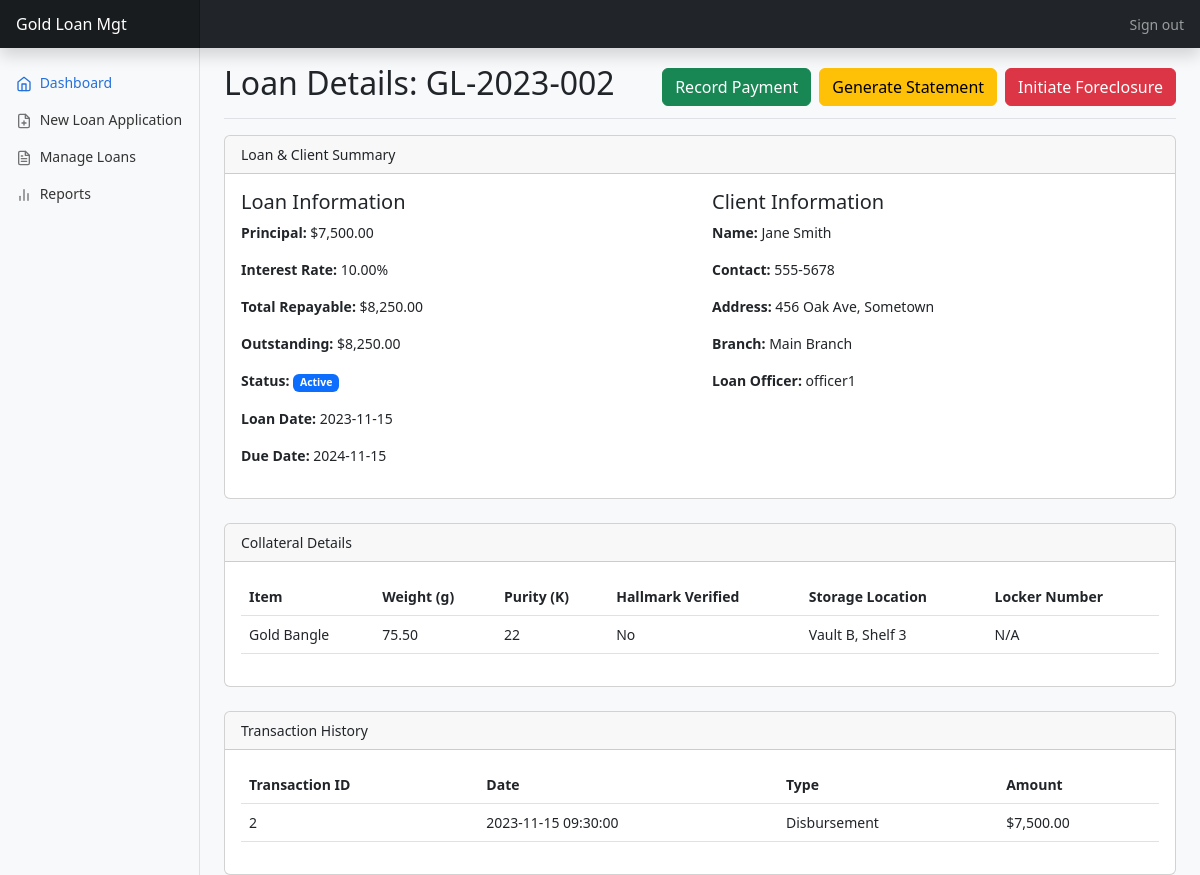
The page /loan_details.php?id=2 (signed in) on the database its author committed.
### tables this page shows
CREATE TABLE `invoices` (
  `id` int(11) NOT NULL,
  `loan_number` varchar(50) NOT NULL,
  `client_id` int(11) DEFAULT NULL,
  `loan_date` date NOT NULL,
  `due_date` date NOT NULL,
  `principal_amount` decimal(10,2) NOT NULL,
  `interest_rate` decimal(5,2) NOT NULL,
  `total_repayable` decimal(10,2) NOT NULL,
  `outstanding_amount` decimal(10,2) NOT NULL,
  `status` varchar(20) DEFAULT 'active',
  `branch_id` int(11) DEFAULT NULL,
  `officer_id` int(11) DEFAULT NULL
);

CREATE TABLE `clients` (
  `id` int(11) NOT NULL,
  `name` varchar(255) NOT NULL,
  `address` text DEFAULT NULL,
  `contact_number` varchar(20) DEFAULT NULL,
  `id_proof_type` varchar(50) DEFAULT NULL,
  `id_proof_number` varchar(50) DEFAULT NULL
);

CREATE TABLE `branches` (
  `id` int(11) NOT NULL,
  `branch_name` varchar(255) NOT NULL,
  `location` varchar(255) DEFAULT NULL
);

CREATE TABLE `users` (
  `id` int(11) NOT NULL,
  `username` varchar(50) NOT NULL,
  `password_hash` varchar(255) NOT NULL,
  `role` varchar(20) NOT NULL
);

CREATE TABLE `collateral_items` (
  `id` int(11) NOT NULL,
  `loan_id` int(11) DEFAULT NULL,
  `item_description` varchar(255) NOT NULL,
  `weight_grams` decimal(10,2) NOT NULL,
  `purity_karat` int(11) NOT NULL,
  `hallmark_verified` tinyint(1) DEFAULT 0,
  `image_path` varchar(255) DEFAULT NULL,
  `storage_location` varchar(255) DEFAULT NULL,
  `locker_number` varchar(100) DEFAULT NULL
);

CREATE TABLE `transactions` (
  `id` int(11) NOT NULL,
  `loan_id` int(11) DEFAULT NULL,
  `transaction_type` varchar(50) NOT NULL,
  `amount` decimal(10,2) NOT NULL,
  `transaction_date` timestamp NOT NULL DEFAULT current_timestamp()
);

### loan_details.php (the view, shortened to what this page needs)
<?php
require_once 'db_connect.php';
$loan_id = $_GET['id'];
$loan_sql = "SELECT i.*, c.name as client_name, c.contact_number, c.address, b.branch_name, u.username as officer_name
             FROM invoices i
             JOIN clients c ON i.client_id = c.id
             JOIN branches b ON i.branch_id = b.id
             JOIN users u ON i.officer_id = u.id
             WHERE i.id = $loan_id";
$loan_result = $conn->query($loan_sql);
$loan = $loan_result->fetch_assoc();
$collateral_sql = "SELECT * FROM collateral_items WHERE loan_id = $loan_id";
$collateral_result = $conn->query($collateral_sql);
$transactions_sql = "SELECT * FROM transactions WHERE loan_id = $loan_id ORDER BY transaction_date DESC";
$transactions_result = $conn->query($transactions_sql);
?>
<!DOCTYPE html>
<html lang="en">
<head>
    <link href="https://cdn.jsdelivr.net/npm/bootstrap@5.3.0/dist/css/bootstrap.min.css" rel="stylesheet">
    <link rel="stylesheet" href="assets/css/style.css">
</head>
<body>
    <?php include 'includes/header.php'; ?>
    <div class="container-fluid">
        <div class="row">
            <?php include 'includes/sidebar.php'; ?>
            <main class="col-md-9 ms-sm-auto col-lg-10 px-md-4">
                <div class="d-flex justify-content-between flex-wrap flex-md-nowrap align-items-center pt-3 pb-2 mb-3 border-bottom">
                    <h1 class="h2">Loan Details: <?php echo $loan['loan_number']; ?></h1>
                    <div class="btn-toolbar mb-2 mb-md-0">
                        <button class="btn btn-success">Record Payment</button>
                        <button class="btn btn-warning ms-2">Generate Statement</button>
                        <button class="btn btn-danger ms-2">Initiate Foreclosure</button>
                    </div>
                </div>
                <div class="card mb-4">
                    <div class="card-header">Loan & Client Summary</div>
                    <div class="card-body">
                        <div class="row">
                            <div class="col-md-6">
                                <h5>Loan Information</h5>
                                <p><strong>Principal:</strong> $<?php echo number_format($loan['principal_amount'], 2); ?></p>
                                <p><strong>Interest Rate:</strong> <?php echo $loan['interest_rate']; ?>%</p>
                                <p><strong>Total Repayable:</strong> $<?php echo number_format($loan['total_repayable'], 2); ?></p>
                                <p><strong>Outstanding:</strong> $<?php echo number_format($loan['outstanding_amount'], 2); ?></p>
                                <p><strong>Status:</strong> <span class="badge bg-primary"><?php echo ucfirst($loan['status']); ?></span></p>
                                <p><strong>Loan Date:</strong> <?php echo $loan['loan_date']; ?></p>
                                <p><strong>Due Date:</strong> <?php echo $loan['due_date']; ?></p>
                            </div>
                            <div class="col-md-6">
                                <h5>Client Information</h5>
                                <p><strong>Name:</strong> <?php echo $loan['client_name']; ?></p>
                                <p><strong>Contact:</strong> <?php echo $loan['contact_number']; ?></p>
                                <p><strong>Address:</strong> <?php echo $loan['address']; ?></p>
                                <p><strong>Branch:</strong> <?php echo $loan['branch_name']; ?></p>
                                <p><strong>Loan Officer:</strong> <?php echo $loan['officer_name']; ?></p>
                            </div>
                        </div>
                    </div>
                </div>
                <div class="card mb-4">
                    <div class="card-header">Collateral Details</div>
                    <div class="card-body">
                        <table class="table">
                            <thead>
                                <tr>
                                    <th>Item</th>
                                    <th>Weight (g)</th>
                                    <th>Purity (K)</th>
                                    <th>Hallmark Verified</th>
                                    <th>Storage Location</th>
                                    <th>Locker Number</th>
                                </tr>
                            </thead>
                            <tbody>
                                <?php while($item = $collateral_result->fetch_assoc()): ?>
                                <tr>
                                    <td><?php echo $item['item_description']; ?></td>
                                    <td><?php echo $item['weight_grams']; ?></td>
                                    <td><?php echo $item['purity_karat']; ?></td>
                                    <td><?php echo $item['hallmark_verified'] ? 'Yes' : 'No'; ?></td>
                                    <td><?php echo $item['storage_location']; ?></td>
                                    <td><?php echo $item['locker_number'] ?? 'N/A'; ?></td>
                                </tr>
                                <?php endwhile; ?>
                            </tbody>
                        </table>
                    </div>
                </div>
                <div class="card">
                    <div class="card-header">Transaction History</div>
                    <div class="card-body">
                        <table class="table">
                            <thead>
                                <tr>
                                    <th>Transaction ID</th>
                                    <th>Date</th>
                                    <th>Type</th>
                                    <th>Amount</th>
                                </tr>
                            </thead>
                            <tbody>
                                <?php while($trans = $transactions_result->fetch_assoc()): ?>
                                <tr>
                                    <td><?php echo $trans['id']; ?></td>
                                    <td><?php echo $trans['transaction_date']; ?></td>
                                    <td><?php echo ucfirst(str_replace('_', ' ', $trans['transaction_type'])); ?></td>
                                    <td>$<?php echo number_format($trans['amount'], 2); ?></td>
                                </tr>
                                <?php endwhile; ?>
                            </tbody>
                        </table>
                    </div>
                </div>
            </main>
        </div>
    </div>
</body>
</html>

### includes/header.php (shortened to what this page needs)
<header class="navbar navbar-dark sticky-top bg-dark flex-md-nowrap p-0 shadow">
    <a class="navbar-brand col-md-3 col-lg-2 me-0 px-3" href="dashboard.php">Gold Loan Mgt</a>
    <div class="navbar-nav">
        <div class="nav-item text-nowrap">
            <a class="nav-link px-3" href="login.php?logout=1">Sign out</a>
        </div>
    </div>
</header>

### includes/sidebar.php (shortened to what this page needs)
<nav id="sidebarMenu" class="col-md-3 col-lg-2 d-md-block bg-light sidebar collapse">
    <div class="position-sticky pt-3">
        <ul class="nav flex-column">
            <li class="nav-item">
                <a class="nav-link active" aria-current="page" href="dashboard.php">
                    <span data-feather="home"></span>
                    Dashboard
                </a>
            </li>
            <li class="nav-item">
                <a class="nav-link" href="new_loan.php">
                    <span data-feather="file-plus"></span>
                    New Loan Application
                </a>
            </li>
            <li class="nav-item">
                <a class="nav-link" href="manage_loans.php">
                    <span data-feather="file-text"></span>
                    Manage Loans
                </a>
            </li>
            <li class="nav-item">
                <a class="nav-link" href="reports.php">
                    <span data-feather="bar-chart-2"></span>
                    Reports
                </a>
            </li>
        </ul>
    </div>
</nav>

### assets/css/style.css (style rules this page uses)
body { font-size: .875rem; background-color: #f8f9fa; }
.feather { width: 16px; height: 16px; vertical-align: text-bottom; }
.sidebar { position: fixed; top: 0; bottom: 0; left: 0; z-index: 100; padding: 48px 0 0; box-shadow: inset -1px 0 0 rgba(0, 0, 0, .1); }
.sidebar .nav-link { font-weight: 500; color: #333; }
.sidebar .nav-link .feather { margin-right: 4px; color: #727272; }
.sidebar .nav-link.active { color: #2470dc; }
.sidebar .nav-link:hover .feather, .sidebar .nav-link.active .feather { color: inherit; }
.navbar-brand { padding-top: .75rem; padding-bottom: .75rem; font-size: 1rem; background-color: rgba(0, 0, 0, .25); box-shadow: inset -1px 0 0 rgba(0, 0, 0, .25); }
.card-header { font-weight: 500; }

### rows shown on the page
invoices: loan_number "GL-2023-002", principal_amount "7,500.00", interest_rate "10.00", total_repayable "8,250.00", outstanding_amount "8,250.00", status "Active", loan_date "2023-11-15", due_date "2024-11-15", client.name "Jane Smith", client.contact_number "555-5678", client.address "456 Oak Ave, Sometown", branch.branch_name "Main Branch", officer.username "officer1"
collateral_items: item_description "Gold Bangle", weight_grams "75.50", purity_karat "22", hallmark_verified "No", storage_location "Vault B, Shelf 3", locker_number "N/A"
transactions: id "2", transaction_date "2023-11-15 09:30:00", transaction_type "Disbursement", amount "7,500.00"
